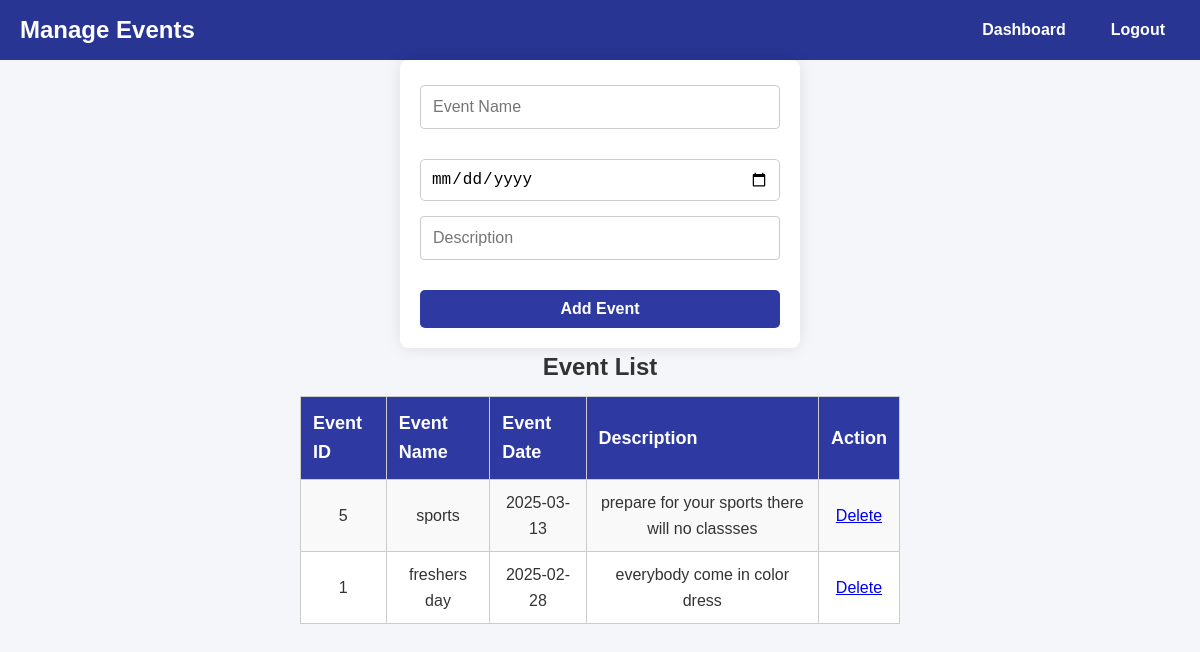
/event.php, run on the app's committed database.
### tables this page shows
CREATE TABLE `event` (
  `eventid` int(11) NOT NULL,
  `eventname` varchar(20) NOT NULL,
  `eventdate` varchar(20) NOT NULL,
  `description` varchar(200) NOT NULL
);

### event.php (the view, shortened to what this page needs)
<?php
include 'dbconfig.php';
$stmt = $conn->query("SELECT * FROM event ORDER BY eventdate DESC");
$events = [];
while ($row = $stmt->fetch_assoc()) {
    $events[] = $row;
}
?>
<!DOCTYPE html>
<html lang="en">
<head>
    <link rel="stylesheet" href="style.css">
</head>
<body>
    <div class="navbar">
        <h1>Manage Events</h1>
        <ul>
            <li><a href="teacherdashboard.php">Dashboard</a></li>
            <li><a href="logout.php">Logout</a></li>
        </ul>
    </div>
    <form method="POST">
        <input type="text" name="eventname" placeholder="Event Name" required>
        <input type="date" name="eventdate" required>
        <input type="text" name="description" placeholder="Description" required>
        <button type="submit" name="add_event">Add Event</button>
    </form>
    <h3>Event List</h3>
    <table border="1">
        <tr>
            <th>Event ID</th>
            <th>Event Name</th>
            <th>Event Date</th>
            <th>Description</th>
            <th>Action</th>
        </tr>
        <?php foreach ($events as $event): ?>
        <tr>
            <td><?= htmlspecialchars($event['eventid']); ?></td>
            <td><?= htmlspecialchars($event['eventname']); ?></td>
            <td><?= htmlspecialchars($event['eventdate']); ?></td>
            <td><?= htmlspecialchars($event['description']); ?></td>
            <td>
               <a href="event.php?delete=<?= htmlspecialchars($event['eventid']); ?>" onclick="return confirm('Are you sure?')">Delete</a>
            </td>
        </tr>
        <?php endforeach; ?>
    </table>
</body>
</html>

### style.css (style rules this page uses)
* { margin: 0; padding: 0; box-sizing: border-box; }
body { font-family: 'Segoe UI', Tahoma, Geneva, Verdana, sans-serif; background-color: #f0f2f5; color: #333; line-height: 1.6; }
.navbar { background-color: #2e3aa1; color: white; padding: 15px; display: flex; justify-content: space-between; align-items: center; height: 60px; }
table { width: 100%; max-width: 800px; border-collapse: collapse; background-color: white; }
th, td { border: 1px solid #ddd; padding: 12px; text-align: center; }
th { background-color: #2e3aa1; color: white; }
tr:nth-child(even) { background-color: #f9f9f9; }
form { max-width: 600px; margin: 0 auto; text-align: center; margin-top: 200px; }
form input[type="text"], form input[type="password"], form input[type="email"] { width: 100%; padding: 12px; margin-bottom: 20px; border: 1px solid #ccc; border-radius: 4px; }
form button { width: 100%; padding: 12px; background-color: #3f51b5; color: #fff; border: none; border-radius: 4px; font-size: 1.1em; cursor: pointer; transition: background-color 0.3s; }
.navbar h1 { font-size: 1.8em; margin: 0; }
.navbar ul { list-style: none; margin: 0; padding: 0; }
.navbar ul li { display: inline; }
.navbar ul li a { color: white; text-decoration: none; font-size: 16px; font-weight: bold; padding: 10px 15px; border-radius: 4px; transition: background-color 0.3s; }
body { font-family: Arial, sans-serif; background-color: #f2f3f7; margin: 0; padding: 0; }
.navbar { background-color: #2e3aa1; color: white; padding: 15px; display: flex; justify-content: space-between; align-items: center; }
.navbar h1 { margin: 0; font-size: 22px; }
.navbar ul { list-style-type: none; margin: 0; padding: 0; display: flex; }
.navbar ul li { margin-left: 15px; }
.navbar ul li a { text-decoration: none; color: white; font-weight: bold; padding: 8px 15px; border-radius: 4px; transition: 0.3s; }
form { display: flex; flex-direction: column; gap: 10px; max-width: 400px; }
input, select { padding: 8px; border: 1px solid #ccc; border-radius: 5px; font-size: 14px; }
button[type="submit"] { background-color: #2e3aa1; color: white; padding: 10px 20px; font-size: 16px; font-weight: bold; border: none; border-radius: 5px; cursor: pointer; transition: background 0.3s; }
table { width: 100%; border-collapse: collapse; margin-top: 10px; }
th, td { border: 1px solid #ccc; padding: 8px; text-align: left; }
table { width: 80%; border-collapse: collapse; background-color: white; }
th { background-color: #2e3aa1; color: white; padding: 10px; }
td { padding: 10px; text-align: center; border: 1px solid #ccc; }
body { text-align: center; font-family: Arial, sans-serif; }
form { margin-bottom: 15px; }
input, button { padding: 10px; font-size: 16px; }
button { background: #2e3aa1; color: white; border: none; border-radius: 5px; cursor: pointer; }
table { width: 50%; border-collapse: collapse; background-color: white; text-align: center; margin: auto; }
th { background-color: #2e3aa1; color: white; padding: 12px; font-size: 18px; }
td { padding: 10px; border: 1px solid #ccc; font-size: 16px; }
h2, h3 { text-align: center; font-size: 24px; font-weight: bold; margin-bottom: 10px; }
body { font-family: Arial, sans-serif; background-color: #f5f5f5; margin: 0; padding: 0; }
.navbar { background-color: #283593; overflow: hidden; padding: 10px 20px; color: white; text-align: left; }
.navbar h1 { display: inline-block; margin: 0; font-size: 24px; }
.navbar ul { float: right; list-style-type: none; margin: 0; padding: 0; }
.navbar li { display: inline; margin-left: 20px; }
.navbar a { color: white; text-decoration: none; padding: 5px 10px; }
form { width: 400px; margin: auto; background: #ffffff; padding: 20px; border-radius: 8px; box-shadow: 0 0 15px rgba(0, 0, 0, 0.1); }
input[type="text"], input[type="number"], select, input[type="submit"] { width: 100%; padding: 12px; margin-top: 5px; margin-bottom: 15px; border-radius: 5px; border: 1px solid #ccc; }
body { margin: 0; padding: 0; font-family: 'Arial', sans-serif; background-color: #f4f6f9; color: #333; }

### data on the page
event: eventid "5", eventname "sports", eventdate "2025-03-13", description "prepare for your sports there will no classses"
event: eventid "1", eventname "freshers day", eventdate "2025-02-28", description "everybody come in color dress"
